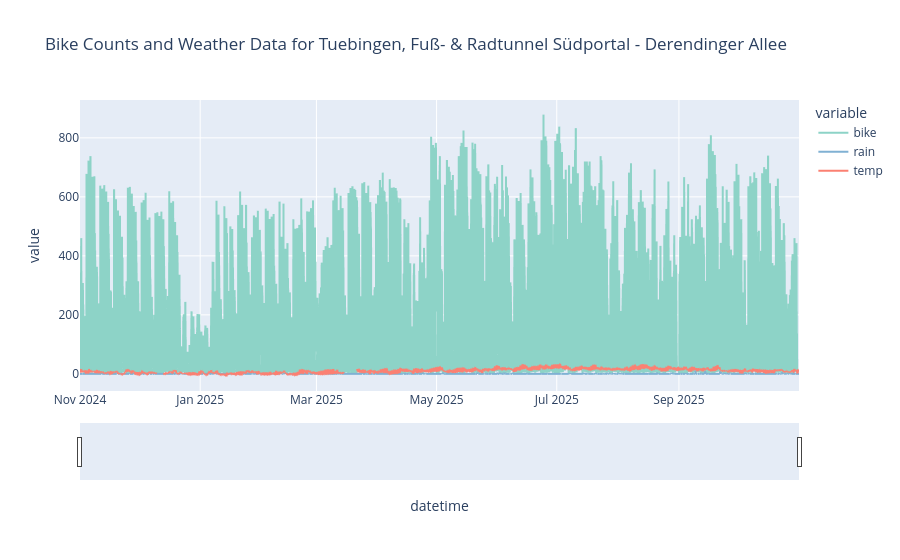

Notebook source saved alongside this figure:
### Code cell
plot_data("Tuebingen", "Fuß- & Radtunnel Südportal - Derendinger Allee")

### Figure 1 — Plotly figure (JSON) as saved in the notebook; plotly's stock layout.template omitted (floating-point values rounded to 4 significant figures; data arrays with more than 128 entries replaced by an {"elided": "..."} marker saying what was removed)
{"data": [{"legendgroup": "bike", "line": {"color": "rgb(141,211,199)", "dash": "solid"}, "marker": {"symbol": "circle"}, "mode": "lines", "name": "bike", "showlegend": true, "type": "scattergl", "x": {"elided": "8761 str values"}, "xaxis": "x", "y": {"elided": "8761 float values"}, "yaxis": "y"}, {"legendgroup": "rain", "line": {"color": "rgb(128,177,211)", "dash": "solid"}, "marker": {"symbol": "circle"}, "mode": "lines", "name": "rain", "showlegend": true, "type": "scattergl", "x": {"elided": "8761 str values"}, "xaxis": "x", "y": {"elided": "8761 float values"}, "yaxis": "y"}, {"legendgroup": "temp", "line": {"color": "rgb(251,128,114)", "dash": "solid"}, "marker": {"symbol": "circle"}, "mode": "lines", "name": "temp", "showlegend": true, "type": "scattergl", "x": {"elided": "8761 str values"}, "xaxis": "x", "y": {"elided": "8761 float values"}, "yaxis": "y"}], "layout": {"hovermode": "x unified", "legend": {"title": {"text": "variable"}, "tracegroupgap": 0}, "title": {"text": "Bike Counts and Weather Data for Tuebingen, Fuß- & Radtunnel Südportal - Derendinger Allee"}, "xaxis": {"anchor": "y", "domain": [0, 1], "rangeslider": {"visible": true}, "title": {"text": "datetime"}}, "yaxis": {"anchor": "x", "domain": [0, 1], "title": {"text": "value"}}}}
